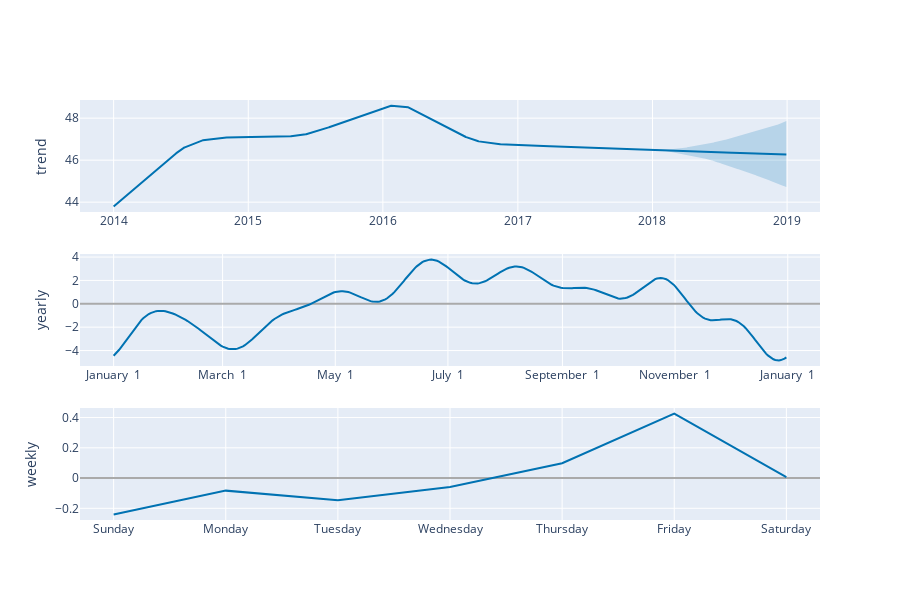

The code cell stored with this chart in its notebook:
### Code cell
plot_components_plotly(model,forecast)

### Figure 1 — Plotly figure (JSON) as saved in the notebook; plotly's stock layout.template omitted (floating-point values rounded to 4 significant figures; data arrays with more than 128 entries replaced by an {"elided": "..."} marker saying what was removed)
{"data": [{"line": {"color": "#0072B2", "width": 2}, "mode": "lines", "name": "trend", "type": "scatter", "x": {"elided": "1825 str values"}, "xaxis": "x", "y": {"elided": "1825 float values"}, "yaxis": "y"}, {"line": {"color": "rgba(0, 114, 178, 0.2)", "width": 0}, "mode": "lines", "name": "trend_upper", "type": "scatter", "x": {"elided": "1825 str values"}, "xaxis": "x", "y": {"elided": "1825 float values"}, "yaxis": "y"}, {"fill": "tonexty", "fillcolor": "rgba(0, 114, 178, 0.2)", "line": {"color": "rgba(0, 114, 178, 0.2)", "width": 0}, "mode": "lines", "name": "trend_lower", "type": "scatter", "x": {"elided": "1825 str values"}, "xaxis": "x", "y": {"elided": "1825 float values"}, "yaxis": "y"}, {"line": {"color": "#0072B2", "width": 2}, "mode": "lines", "name": "yearly", "type": "scatter", "x": {"elided": "365 str values"}, "xaxis": "x2", "y": {"elided": "365 float values"}, "yaxis": "y2"}, {"line": {"color": "#0072B2", "width": 2}, "mode": "lines", "name": "weekly", "type": "scatter", "x": ["2017-01-01T00:00:00", "2017-01-02T00:00:00", "2017-01-03T00:00:00", "2017-01-04T00:00:00", "2017-01-05T00:00:00", "2017-01-06T00:00:00", "2017-01-07T00:00:00"], "xaxis": "x3", "y": [-0.2404, -0.08325, -0.1471, -0.05983, 0.09783, 0.426, 0.006752], "yaxis": "y3"}], "layout": {"height": 600, "showlegend": false, "width": 900, "xaxis": {"anchor": "y", "domain": [0, 1], "range": ["2013-10-01T19:12:00", "2019-03-31T04:48:00"], "type": "date"}, "xaxis2": {"anchor": "y2", "domain": [0, 1], "range": ["2016-12-13T18:54:02.958904115", "2018-01-18T11:04:57.863013581"], "tickformat": "%B %e", "type": "date"}, "xaxis3": {"anchor": "y3", "domain": [0, 1], "range": ["2016-12-31T16:48:00", "2017-01-07T07:12:00"], "tickformat": "%A", "type": "date"}, "yaxis": {"anchor": "x", "autorange": true, "domain": [0.7333, 1], "range": [43.53, 48.86], "rangemode": "normal", "title": {"text": "trend"}, "type": "linear", "zerolinecolor": "#AAA"}, "yaxis2": {"anchor": "x2", "autorange": true, "domain": [0.3667, 0.6333], "range": [-5.323, 4.262], "title": {"text": "yearly"}, "type": "linear", "zerolinecolor": "#AAA"}, "yaxis3": {"anchor": "x3", "autorange": true, "domain": [0, 0.2667], "range": [-0.2774, 0.463], "title": {"text": "weekly"}, "type": "linear", "zerolinecolor": "#AAA"}}}
